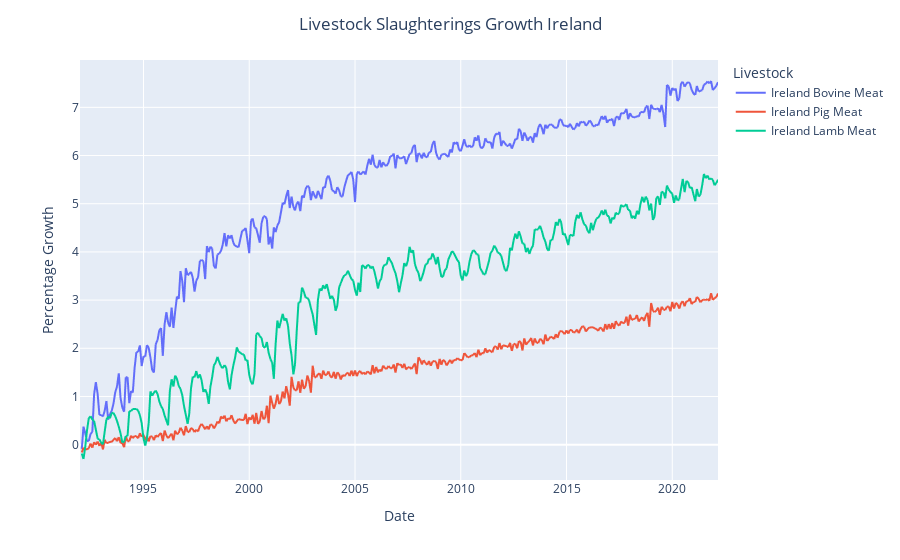

This figure's notebook cell:
### Code cell
fig = px.line(irelandData.pct_change().cumsum(),
             labels={'value': 'Percentage Growth',
                    'Month':'Date'})
fig.update_layout(title_text='Livestock Slaughterings Growth Ireland', 
                  title_x=0.5, legend_title='Livestock')
fig.show()

### Figure 1 — Plotly figure (JSON) as saved in the notebook; plotly's stock layout.template omitted (floating-point values rounded to 4 significant figures; data arrays with more than 128 entries replaced by an {"elided": "..."} marker saying what was removed)
{"data": [{"hovertemplate": "variable=Ireland Bovine Meat<br>Date=%{x}<br>Percentage Growth=%{y}<extra></extra>", "legendgroup": "Ireland Bovine Meat", "line": {"color": "#636efa", "dash": "solid"}, "marker": {"symbol": "circle"}, "mode": "lines", "name": "Ireland Bovine Meat", "showlegend": true, "type": "scattergl", "x": {"elided": "363 str values"}, "xaxis": "x", "y": {"elided": "363 float values"}, "yaxis": "y"}, {"hovertemplate": "variable=Ireland Pig Meat<br>Date=%{x}<br>Percentage Growth=%{y}<extra></extra>", "legendgroup": "Ireland Pig Meat", "line": {"color": "#EF553B", "dash": "solid"}, "marker": {"symbol": "circle"}, "mode": "lines", "name": "Ireland Pig Meat", "showlegend": true, "type": "scattergl", "x": {"elided": "363 str values"}, "xaxis": "x", "y": {"elided": "363 float values"}, "yaxis": "y"}, {"hovertemplate": "variable=Ireland Lamb Meat<br>Date=%{x}<br>Percentage Growth=%{y}<extra></extra>", "legendgroup": "Ireland Lamb Meat", "line": {"color": "#00cc96", "dash": "solid"}, "marker": {"symbol": "circle"}, "mode": "lines", "name": "Ireland Lamb Meat", "showlegend": true, "type": "scattergl", "x": {"elided": "363 str values"}, "xaxis": "x", "y": {"elided": "363 float values"}, "yaxis": "y"}], "layout": {"legend": {"title": {"text": "Livestock"}, "tracegroupgap": 0}, "margin": {"t": 60}, "title": {"text": "Livestock Slaughterings Growth Ireland", "x": 0.5}, "xaxis": {"anchor": "y", "domain": [0, 1], "title": {"text": "Date"}}, "yaxis": {"anchor": "x", "domain": [0, 1], "title": {"text": "Percentage Growth"}}}}
